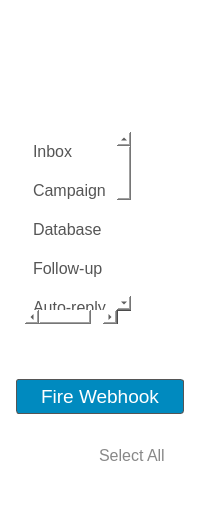
     <widget class="QWidget" name="widget_2" native="true">
      <property name="minimumSize">
       <size>
        <width>200</width>
        <height>0</height>
       </size>
      </property>
      <property name="maximumSize">
       <size>
        <width>200</width>
        <height>16777215</height>
       </size>
      </property>
      <property name="styleSheet">
       <string notr="true">QWidget#widget_2{
   
 background: qlineargradient(spread:pad, 
                                 x1:0, y1:0, x2:0, y2:1, 
                                 stop:0 #FFEFF2F8, 
                                 stop:1 #61BCD9EB);
}
QWidget{
    background: transparent;
}</string>
      </property>
      <layout class="QHBoxLayout" name="horizontalLayout_3">
       <item>
        <layout class="QVBoxLayout" name="verticalLayout_3" stretch="0,10,0,0,0">
         <property name="leftMargin">
          <number>5</number>
         </property>
         <property name="topMargin">
          <number>5</number>
         </property>
         <property name="rightMargin">
          <number>5</number>
         </property>
         <property name="bottomMargin">
          <number>5</number>
         </property>
         <item>
          <widget class="QWidget" name="widget" native="true">
           <property name="minimumSize">
            <size>
             <width>170</width>
             <height>110</height>
            </size>
           </property>
           <property name="maximumSize">
            <size>
             <width>170</width>
             <height>110</height>
            </size>
           </property>
           <property name="styleSheet">
            <string notr="true">image: url(:/logo/logo.png);
background: transparent;</string>
           </property>
          </widget>
         </item>
         <item>
          <layout class="QHBoxLayout" name="horizontalLayout_28">
           <property name="spacing">
            <number>0</number>
           </property>
           <property name="leftMargin">
            <number>9</number>
           </property>
           <property name="topMargin">
            <number>0</number>
           </property>
           <property name="rightMargin">
            <number>9</number>
           </property>
           <property name="bottomMargin">
            <number>9</number>
           </property>
           <item>
            <widget class="QListWidget" name="listWidget">
             <property name="font">
              <font>
               <family>Arial</family>
               <pointsize>12</pointsize>
              </font>
             </property>
             <property name="styleSheet">
              <string notr="true">QListWidget {
        background: transparent;
        border: none;
        outline: none;
    }
    QListWidget::item {
        background: transparent;
        padding: 10px 5px;
        font-size: 20px;
        color: #555;
    }
    QListWidget::item:selected {
        background: transparent;
        color: #000;
        font-weight: Black;
    }
            QScrollBar:horizontal {
                border: none;
                background: #f5f5f5;
                height: 12px;
                margin: 0px 12px 0px 12px;  /* Adjust margins for corners */
            }
            QScrollBar::handle:horizontal {
                background: #888;
                min-width: 20px;
                border-radius: 6px;
            }
            QScrollBar::handle:horizontal:hover {
                background: #666;
            }
            QScrollBar::add-line:horizontal, QScrollBar::sub-line:horizontal {
                background: none;
                width: 0px;
            }
            QScrollBar::add-page:horizontal, QScrollBar::sub-page:horizontal {
                background: #f5f5f5;
            }
QScrollBar:vertical {
                border: none;
                background: #f5f5f5;
                width: 10px;
                margin: 0px 0px 0px 0px;
            }
            QScrollBar::handle:vertical {
                background: #888;
                min-height: 20px;
                border-radius: 5px;
            }
            QScrollBar::handle:vertical:hover {
                background: #666;
            }
            QScrollBar::sub-line:vertical, QScrollBar::add-line:vertical {
                background: none;
                height: 0px;
            }
            QScrollBar::add-page:vertical, QScrollBar::sub-page:vertical {
                background: #f5f5f5;
            }</string>
             </property>
             <item>
              <property name="text">
               <string>Inbox</string>
              </property>
             </item>
             <item>
              <property name="text">
               <string>Campaign</string>
              </property>
             </item>
             <item>
              <property name="text">
               <string>Database</string>
              </property>
             </item>
             <item>
              <property name="text">
               <string>Follow-up</string>
              </property>
             </item>
             <item>
              <property name="text">
               <string>Auto-reply</string>
              </property>
             </item>
             <item>
              <property name="text">
               <string>Store</string>
              </property>
             </item>
             <item>
              <property name="text">
               <string>Leads</string>
              </property>
             </item>
             <item>
              <property name="text">
               <string>Tutorials</string>
              </property>
             </item>
             <item>
              <property name="text">
               <string>Support</string>
              </property>
             </item>
             <item>
              <property name="text">
               <string>Warm up</string>
              </property>
             </item>
             <item>
              <property name="text">
               <string>Configuration</string>
              </property>
             </item>
            </widget>
           </item>
           <item>
            <layout class="QVBoxLayout" name="verticalLayout_27">
             <property name="spacing">
              <number>0</number>
             </property>
             <property name="leftMargin">
              <number>9</number>
             </property>
             <property name="topMargin">
              <number>10</number>
             </property>
             <property name="rightMargin">
              <number>0</number>
             </property>
             <property name="bottomMargin">
              <number>9</number>
             </property>
             <item>
              <widget class="QLabel" name="label_unread_count">
               <property name="minimumSize">
                <size>
                 <width>35</width>
                 <height>0</height>
                </size>
               </property>
               <property name="maximumSize">
                <size>
                 <width>35</width>
                 <height>16777215</height>
                </size>
               </property>
               <property name="font">
                <font>
                 <family>Arial</family>
                 <pointsize>10</pointsize>
                 <weight>75</weight>
                 <bold>true</bold>
                </font>
               </property>
               <property name="styleSheet">
                <string notr="true">color: #028fc3</string>
               </property>
               <property name="text">
                <string notr="true"/>
               </property>
              </widget>
             </item>
             <item>
              <spacer name="spacerItem">
               <property name="orientation">
                <enum>Qt::Vertical</enum>
               </property>
               <property name="sizeHint" stdset="0">
                <size>
                 <width>20</width>
                 <height>40</height>
                </size>
               </property>
              </spacer>
             </item>
            </layout>
           </item>
          </layout>
         </item>
         <item>
          <spacer name="spacerItem1">
           <property name="orientation">
            <enum>Qt::Vertical</enum>
           </property>
           <property name="sizeHint" stdset="0">
            <size>
             <width>20</width>
             <height>40</height>
            </size>
           </property>
          </spacer>
         </item>
         <item>
          <widget class="QPushButton" name="pushButton_fire_inbox_webhook">
           <property name="font">
            <font>
             <family>Arial</family>
             <pointsize>14</pointsize>
            </font>
           </property>
           <property name="styleSheet">
            <string notr="true">QPushButton {
    border: 1px solid #555;
    border-radius: 3px;
    border-style: Solid;
    background: rgba(0, 138, 191);
    padding: 5px 5px;
    color: rgb(255, 255, 255);
    }
QPushButton:hover {
    background: rgba(0, 138, 191, 0.6);
    opacity: 0.2
    }
QPushButton:pressed {
    border-style: inset;
    background: rgb(0, 138, 191);
    }</string>
           </property>
           <property name="text">
            <string>Fire Webhook</string>
           </property>
          </widget>
         </item>
         <item>
          <layout class="QVBoxLayout" name="verticalLayout_5" stretch="2,1,1">
           <property name="leftMargin">
            <number>9</number>
           </property>
           <property name="topMargin">
            <number>9</number>
           </property>
           <property name="rightMargin">
            <number>9</number>
           </property>
           <property name="bottomMargin">
            <number>0</number>
           </property>
           <item>
            <layout class="QHBoxLayout" name="horizontalLayout">
             <property name="leftMargin">
              <number>9</number>
             </property>
             <property name="topMargin">
              <number>9</number>
             </property>
             <property name="rightMargin">
              <number>9</number>
             </property>
             <property name="bottomMargin">
              <number>0</number>
             </property>
             <item>
              <widget class="QPushButton" name="pushButton_delete">
               <property name="minimumSize">
                <size>
                 <width>0</width>
                 <height>35</height>
                </size>
               </property>
               <property name="font">
                <font>
                 <family>Calibri</family>
                 <pointsize>9</pointsize>
                </font>
               </property>
               <property name="styleSheet">
                <string notr="true">QPushButton {
    image: url(:/icons/icons/trash.svg);
    border: none; 
}
QPushButton:hover {
    image: url(:/icons/icons/trash_hv.svg);
    border: none; 
}</string>
               </property>
               <property name="text">
                <string notr="true"/>
               </property>
              </widget>
             </item>
             <item>
              <widget class="QCheckBox" name="checkBox_delete_all">
               <property name="font">
                <font>
                 <family>Arial</family>
                 <pointsize>12</pointsize>
                </font>
               </property>
               <property name="styleSheet">
                <string notr="true">QCheckBox::indicator {
                width: 0px; /* Hide the circle indicator */
                height: 0px;
            }
QCheckBox {
                color: #888;
                background-color: transparent;
                border: none;
            }
            QCheckBox:checked {
                font-weight: bold;
                color: #000;
            }</string>
               </property>
               <property name="text">
                <string>Select All</string>
               </property>
              </widget>
             </item>
            </layout>
           </item>
           <item>
            <widget class="QProgressBar" name="progressBar_compose">
             <property name="maximumSize">
              <size>
               <width>16777215</width>
               <height>8</height>
              </size>
             </property>
             <property name="styleSheet">
              <string notr="true">/* Base style for the progress bar */
QProgressBar {
    border: none;                   /* Remove border */
    border-radius: 2px;            /* Rounded corners */
    background-color: #fff;      /* Light gray background */
    text-align: center;             /* Center the text */
    color: transparent;  
    height: 2px;  
}
/* Style for the progress chunk (filled part) */
QProgressBar::chunk {
    background-color: #3366FF;      /* Blue color for the progress */
    border-radius: 2px;            /* Match rounded corners */
}</string>
             </property>
             <property name="value">
              <number>0</number>
             </property>
             <property name="textVisible">
              <bool>false</bool>
             </property>
            </widget>
           </item>
           <item>
            <layout class="QHBoxLayout" name="horizontalLayout_2">
             <property name="leftMargin">
              <number>9</number>
             </property>
             <property name="topMargin">
              <number>9</number>
             </property>
             <property name="rightMargin">
              <number>9</number>
             </property>
             <property name="bottomMargin">
              <number>0</number>
             </property>
             <item>
              <widget class="QLabel" name="lable_campaign_status_text">
               <property name="styleSheet">
                <string notr="true">color: #555;
font-size: 12px;</string>
               </property>
               <property name="text">
                <string notr="true"/>
               </property>
              </widget>
             </item>
             <item>
              <widget class="QLabel" name="label_campaign_status">
               <property name="styleSheet">
                <string notr="true">color: #555;
font-size: 12px;</string>
               </property>
               <property name="text">
                <string notr="true"/>
               </property>
               <property name="alignment">
                <set>Qt::AlignRight|Qt::AlignTrailing|Qt::AlignVCenter</set>
               </property>
              </widget>
             </item>
            </layout>
           </item>
          </layout>
         </item>
        </layout>
       </item>
      </layout>
     </widget>
